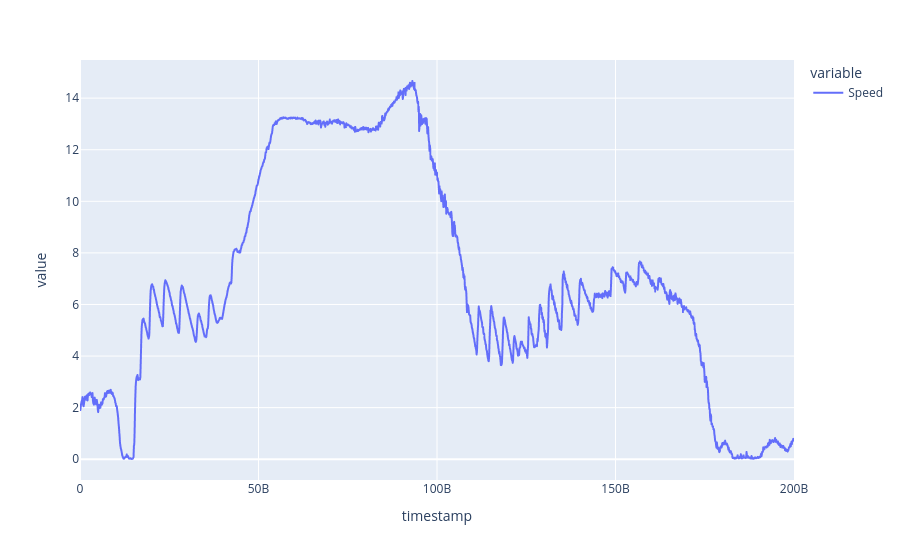

Here is the notebook cell this chart was saved with:
### Code cell
px.line(rb_speed)

### Figure 1 — Plotly figure (JSON) as saved in the notebook; plotly's stock layout.template omitted (floating-point values rounded to 4 significant figures; data arrays with more than 128 entries replaced by an {"elided": "..."} marker saying what was removed)
{"data": [{"hovertemplate": "variable=Speed<br>timestamp=%{x}<br>value=%{y}<extra></extra>", "legendgroup": "Speed", "line": {"color": "#636efa", "dash": "solid"}, "marker": {"symbol": "circle"}, "mode": "lines", "name": "Speed", "showlegend": true, "type": "scattergl", "x": {"elided": "2001 int values"}, "xaxis": "x", "y": {"elided": "2001 float values"}, "yaxis": "y"}], "layout": {"legend": {"title": {"text": "variable"}, "tracegroupgap": 0}, "margin": {"t": 60}, "xaxis": {"anchor": "y", "domain": [0, 1], "title": {"text": "timestamp"}}, "yaxis": {"anchor": "x", "domain": [0, 1], "title": {"text": "value"}}}}
